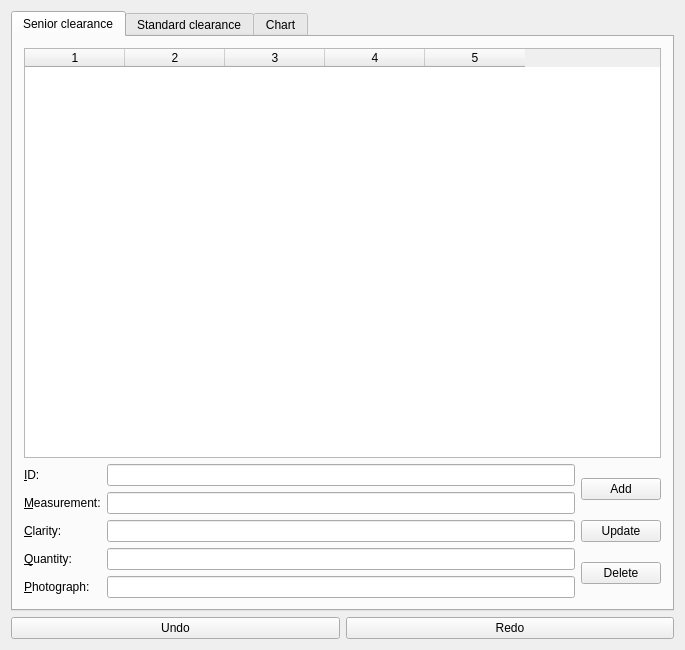
<?xml version="1.0" encoding="UTF-8"?>
<ui version="4.0">
 <class>GUIClass</class>
 <widget class="QMainWindow" name="GUIClass">
  <property name="geometry">
   <rect>
    <x>0</x>
    <y>0</y>
    <width>685</width>
    <height>650</height>
   </rect>
  </property>
  <property name="windowTitle">
   <string>GUI</string>
  </property>
  <widget class="QWidget" name="centralWidget">
   <layout class="QVBoxLayout" name="verticalLayout_3">
    <item>
     <widget class="QTabWidget" name="main_tab_widget">
      <property name="currentIndex">
       <number>0</number>
      </property>
      <widget class="QWidget" name="senior_tab">
       <attribute name="title">
        <string>Senior clearance</string>
       </attribute>
       <layout class="QVBoxLayout" name="verticalLayout_2">
        <item>
         <widget class="QTableWidget" name="senior_table">
          <property name="selectionMode">
           <enum>QAbstractItemView::SingleSelection</enum>
          </property>
          <property name="selectionBehavior">
           <enum>QAbstractItemView::SelectRows</enum>
          </property>
          <property name="columnCount">
           <number>5</number>
          </property>
          <column/>
          <column/>
          <column/>
          <column/>
          <column/>
         </widget>
        </item>
        <item>
         <layout class="QGridLayout" name="gridLayout">
          <item row="1" column="0">
           <layout class="QFormLayout" name="formLayout">
            <item row="0" column="0">
             <widget class="QLabel" name="iDLabel">
              <property name="text">
               <string>&amp;ID:</string>
              </property>
              <property name="buddy">
               <cstring>ID_field</cstring>
              </property>
             </widget>
            </item>
            <item row="0" column="1">
             <widget class="QLineEdit" name="ID_field">
              <property name="clearButtonEnabled">
               <bool>true</bool>
              </property>
             </widget>
            </item>
            <item row="1" column="0">
             <widget class="QLabel" name="measurementLabel">
              <property name="text">
               <string>&amp;Measurement:</string>
              </property>
              <property name="buddy">
               <cstring>measurement_field</cstring>
              </property>
             </widget>
            </item>
            <item row="1" column="1">
             <widget class="QLineEdit" name="measurement_field">
              <property name="clearButtonEnabled">
               <bool>true</bool>
              </property>
             </widget>
            </item>
            <item row="2" column="0">
             <widget class="QLabel" name="clarityLabel">
              <property name="text">
               <string>&amp;Clarity:</string>
              </property>
              <property name="buddy">
               <cstring>clarity_field</cstring>
              </property>
             </widget>
            </item>
            <item row="2" column="1">
             <widget class="QLineEdit" name="clarity_field">
              <property name="clearButtonEnabled">
               <bool>true</bool>
              </property>
             </widget>
            </item>
            <item row="3" column="0">
             <widget class="QLabel" name="quantityLabel">
              <property name="text">
               <string>&amp;Quantity:</string>
              </property>
              <property name="buddy">
               <cstring>quantity_field</cstring>
              </property>
             </widget>
            </item>
            <item row="3" column="1">
             <widget class="QLineEdit" name="quantity_field">
              <property name="clearButtonEnabled">
               <bool>true</bool>
              </property>
             </widget>
            </item>
            <item row="4" column="0">
             <widget class="QLabel" name="photographLabel">
              <property name="text">
               <string>&amp;Photograph:</string>
              </property>
              <property name="buddy">
               <cstring>photograph_field</cstring>
              </property>
             </widget>
            </item>
            <item row="4" column="1">
             <widget class="QLineEdit" name="photograph_field">
              <property name="clearButtonEnabled">
               <bool>true</bool>
              </property>
             </widget>
            </item>
           </layout>
          </item>
          <item row="1" column="1">
           <layout class="QVBoxLayout" name="verticalLayout">
            <item>
             <widget class="QPushButton" name="senior_add_evidence_button">
              <property name="text">
               <string>Add</string>
              </property>
             </widget>
            </item>
            <item>
             <widget class="QPushButton" name="senior_update_evidence_button">
              <property name="text">
               <string>Update</string>
              </property>
             </widget>
            </item>
            <item>
             <widget class="QPushButton" name="senior_delete_evidence_button">
              <property name="text">
               <string>Delete</string>
              </property>
             </widget>
            </item>
           </layout>
          </item>
         </layout>
        </item>
       </layout>
      </widget>
      <widget class="QWidget" name="standard_tab">
       <attribute name="title">
        <string>Standard clearance</string>
       </attribute>
       <layout class="QVBoxLayout" name="verticalLayout_5">
        <item>
         <layout class="QHBoxLayout" name="horizontalLayout_2">
          <item>
           <widget class="QTableWidget" name="standard_table">
            <property name="selectionMode">
             <enum>QAbstractItemView::SingleSelection</enum>
            </property>
            <property name="selectionBehavior">
             <enum>QAbstractItemView::SelectRows</enum>
            </property>
            <property name="columnCount">
             <number>5</number>
            </property>
            <column/>
            <column/>
            <column/>
            <column/>
            <column/>
           </widget>
          </item>
          <item>
           <widget class="QPushButton" name="standard_save_button">
            <property name="text">
             <string>&gt;</string>
            </property>
            <property name="flat">
             <bool>false</bool>
            </property>
           </widget>
          </item>
          <item>
           <widget class="QTableWidget" name="standard_user_table">
            <property name="selectionMode">
             <enum>QAbstractItemView::SingleSelection</enum>
            </property>
            <property name="selectionBehavior">
             <enum>QAbstractItemView::SelectRows</enum>
            </property>
            <property name="columnCount">
             <number>5</number>
            </property>
            <column/>
            <column/>
            <column/>
            <column/>
            <column/>
           </widget>
          </item>
         </layout>
        </item>
        <item>
         <layout class="QGridLayout" name="gridLayout_2">
          <item row="1" column="0">
           <layout class="QFormLayout" name="formLayout_2">
            <property name="formAlignment">
             <set>Qt::AlignLeading|Qt::AlignLeft|Qt::AlignVCenter</set>
            </property>
            <item row="0" column="0">
             <widget class="QLabel" name="measurementLabel_2">
              <property name="text">
               <string>Measurement:</string>
              </property>
              <property name="buddy">
               <cstring>standard_measurement_filter_field</cstring>
              </property>
             </widget>
            </item>
            <item row="0" column="1">
             <widget class="QLineEdit" name="standard_measurement_filter_field">
              <property name="clearButtonEnabled">
               <bool>true</bool>
              </property>
             </widget>
            </item>
            <item row="1" column="0">
             <widget class="QLabel" name="minQuantityLabel">
              <property name="text">
               <string>Min. Quantity:</string>
              </property>
              <property name="buddy">
               <cstring>standard_quantity_filter_field</cstring>
              </property>
             </widget>
            </item>
            <item row="1" column="1">
             <widget class="QLineEdit" name="standard_quantity_filter_field">
              <property name="clearButtonEnabled">
               <bool>true</bool>
              </property>
             </widget>
            </item>
            <item row="2" column="0">
             <widget class="QLabel" name="resultLabel">
              <property name="text">
               <string>Result:</string>
              </property>
              <property name="buddy">
               <cstring>standard_filter_result_field</cstring>
              </property>
             </widget>
            </item>
            <item row="2" column="1">
             <widget class="QLineEdit" name="standard_filter_result_field">
              <property name="readOnly">
               <bool>true</bool>
              </property>
              <property name="clearButtonEnabled">
               <bool>true</bool>
              </property>
             </widget>
            </item>
           </layout>
          </item>
          <item row="1" column="1">
           <layout class="QVBoxLayout" name="verticalLayout_4">
            <item>
             <widget class="QPushButton" name="open_button">
              <property name="text">
               <string>Open (file) in another program</string>
              </property>
             </widget>
            </item>
            <item>
             <widget class="QPushButton" name="open_locally_button">
              <property name="text">
               <string>Open in new window</string>
              </property>
             </widget>
            </item>
            <item>
             <widget class="QPushButton" name="standard_filter_button">
              <property name="text">
               <string>Filter</string>
              </property>
             </widget>
            </item>
            <item>
             <widget class="QPushButton" name="standard_filter_button_next">
              <property name="text">
               <string>Next</string>
              </property>
             </widget>
            </item>
           </layout>
          </item>
         </layout>
        </item>
       </layout>
      </widget>
      <widget class="QWidget" name="chart_tab">
       <attribute name="title">
        <string>Chart</string>
       </attribute>
       <layout class="QHBoxLayout" name="horizontalLayout_3">
        <item>
         <layout class="QHBoxLayout" name="chart_tab_layout"/>
        </item>
       </layout>
      </widget>
     </widget>
    </item>
    <item>
     <layout class="QHBoxLayout" name="horizontalLayout">
      <item>
       <widget class="QPushButton" name="undo_button">
        <property name="text">
         <string>Undo</string>
        </property>
       </widget>
      </item>
      <item>
       <widget class="QPushButton" name="redo_button">
        <property name="text">
         <string>Redo</string>
        </property>
       </widget>
      </item>
     </layout>
    </item>
   </layout>
  </widget>
 </widget>
 <layoutdefault spacing="6" margin="11"/>
 <resources>
  <include location="GUI.qrc"/>
 </resources>
 <connections>
  <connection>
   <sender>main_tab_widget</sender>
   <signal>currentChanged(int)</signal>
   <receiver>GUIClass</receiver>
   <slot>tabwidget_tab_changed(int)</slot>
   <hints>
    <hint type="sourcelabel">
     <x>18</x>
     <y>40</y>
    </hint>
    <hint type="destinationlabel">
     <x>371</x>
     <y>6</y>
    </hint>
   </hints>
  </connection>
  <connection>
   <sender>undo_button</sender>
   <signal>clicked()</signal>
   <receiver>GUIClass</receiver>
   <slot>undo_button_click()</slot>
   <hints>
    <hint type="sourcelabel">
     <x>186</x>
     <y>624</y>
    </hint>
    <hint type="destinationlabel">
     <x>83</x>
     <y>643</y>
    </hint>
   </hints>
  </connection>
  <connection>
   <sender>redo_button</sender>
   <signal>clicked()</signal>
   <receiver>GUIClass</receiver>
   <slot>redo_button_click()</slot>
   <hints>
    <hint type="sourcelabel">
     <x>509</x>
     <y>626</y>
    </hint>
    <hint type="destinationlabel">
     <x>462</x>
     <y>642</y>
    </hint>
   </hints>
  </connection>
  <connection>
   <sender>senior_add_evidence_button</sender>
   <signal>clicked()</signal>
   <receiver>GUIClass</receiver>
   <slot>senior_add_button_click()</slot>
   <hints>
    <hint type="sourcelabel">
     <x>604</x>
     <y>463</y>
    </hint>
    <hint type="destinationlabel">
     <x>678</x>
     <y>635</y>
    </hint>
   </hints>
  </connection>
  <connection>
   <sender>senior_update_evidence_button</sender>
   <signal>clicked()</signal>
   <receiver>GUIClass</receiver>
   <slot>senior_update_button_click()</slot>
   <hints>
    <hint type="sourcelabel">
     <x>633</x>
     <y>511</y>
    </hint>
    <hint type="destinationlabel">
     <x>677</x>
     <y>621</y>
    </hint>
   </hints>
  </connection>
  <connection>
   <sender>senior_delete_evidence_button</sender>
   <signal>clicked()</signal>
   <receiver>GUIClass</receiver>
   <slot>senior_delete_button_click()</slot>
   <hints>
    <hint type="sourcelabel">
     <x>615</x>
     <y>559</y>
    </hint>
    <hint type="destinationlabel">
     <x>675</x>
     <y>606</y>
    </hint>
   </hints>
  </connection>
  <connection>
   <sender>senior_table</sender>
   <signal>cellDoubleClicked(int,int)</signal>
   <receiver>GUIClass</receiver>
   <slot>senior_table_cell_doubleclick(int,int)</slot>
   <hints>
    <hint type="sourcelabel">
     <x>473</x>
     <y>212</y>
    </hint>
    <hint type="destinationlabel">
     <x>681</x>
     <y>588</y>
    </hint>
   </hints>
  </connection>
  <connection>
   <sender>standard_save_button</sender>
   <signal>clicked()</signal>
   <receiver>GUIClass</receiver>
   <slot>standard_save_button_click()</slot>
   <hints>
    <hint type="sourcelabel">
     <x>387</x>
     <y>258</y>
    </hint>
    <hint type="destinationlabel">
     <x>681</x>
     <y>279</y>
    </hint>
   </hints>
  </connection>
  <connection>
   <sender>standard_filter_button</sender>
   <signal>clicked()</signal>
   <receiver>GUIClass</receiver>
   <slot>standard_filter_button_click()</slot>
   <hints>
    <hint type="sourcelabel">
     <x>656</x>
     <y>549</y>
    </hint>
    <hint type="destinationlabel">
     <x>683</x>
     <y>523</y>
    </hint>
   </hints>
  </connection>
  <connection>
   <sender>standard_filter_button_next</sender>
   <signal>clicked()</signal>
   <receiver>GUIClass</receiver>
   <slot>standard_filter_button_next_click()</slot>
   <hints>
    <hint type="sourcelabel">
     <x>617</x>
     <y>563</y>
    </hint>
    <hint type="destinationlabel">
     <x>679</x>
     <y>566</y>
    </hint>
   </hints>
  </connection>
  <connection>
   <sender>open_button</sender>
   <signal>clicked()</signal>
   <receiver>GUIClass</receiver>
   <slot>standard_open_button_click()</slot>
   <hints>
    <hint type="sourcelabel">
     <x>656</x>
     <y>479</y>
    </hint>
    <hint type="destinationlabel">
     <x>682</x>
     <y>498</y>
    </hint>
   </hints>
  </connection>
  <connection>
   <sender>open_locally_button</sender>
   <signal>clicked()</signal>
   <receiver>GUIClass</receiver>
   <slot>standard_open_locally_button_click()</slot>
   <hints>
    <hint type="sourcelabel">
     <x>647</x>
     <y>500</y>
    </hint>
    <hint type="destinationlabel">
     <x>680</x>
     <y>470</y>
    </hint>
   </hints>
  </connection>
 </connections>
 <slots>
  <slot>tabwidget_tab_changed(int)</slot>
  <slot>undo_button_click()</slot>
  <slot>redo_button_click()</slot>
  <slot>senior_add_button_click()</slot>
  <slot>senior_update_button_click()</slot>
  <slot>senior_delete_button_click()</slot>
  <slot>senior_table_cell_doubleclick(int,int)</slot>
  <slot>standard_save_button_click()</slot>
  <slot>standard_filter_button_click()</slot>
  <slot>standard_filter_button_next_click()</slot>
  <slot>standard_open_button_click()</slot>
  <slot>standard_open_locally_button_click()</slot>
 </slots>
</ui>
